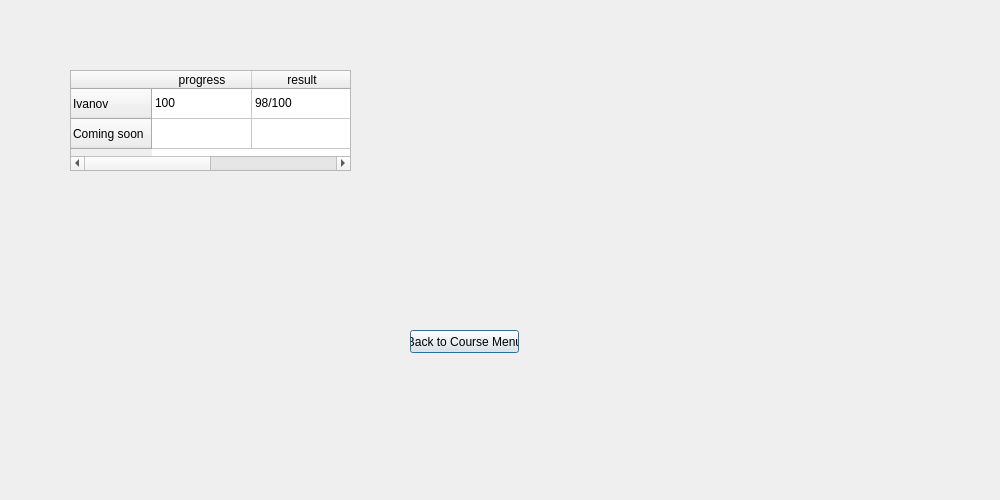
<?xml version="1.0" encoding="UTF-8"?>
<ui version="4.0">
 <class>CourseResult</class>
 <widget class="QDialog" name="CourseResult">
  <property name="geometry">
   <rect>
    <x>0</x>
    <y>0</y>
    <width>1000</width>
    <height>500</height>
   </rect>
  </property>
  <property name="windowTitle">
   <string>Dialog</string>
  </property>
  <widget class="QTableWidget" name="tableWidget">
   <property name="geometry">
    <rect>
     <x>70</x>
     <y>70</y>
     <width>281</width>
     <height>101</height>
    </rect>
   </property>
   <row>
    <property name="text">
     <string>Ivanov</string>
    </property>
   </row>
   <row>
    <property name="text">
     <string>Coming soon</string>
    </property>
   </row>
   <column>
    <property name="text">
     <string>progress</string>
    </property>
   </column>
   <column>
    <property name="text">
     <string>result</string>
    </property>
   </column>
   <item row="0" column="0">
    <property name="text">
     <string>100</string>
    </property>
   </item>
   <item row="0" column="1">
    <property name="text">
     <string>98/100</string>
    </property>
   </item>
  </widget>
  <widget class="QPushButton" name="backToCourseMenu">
   <property name="geometry">
    <rect>
     <x>410</x>
     <y>330</y>
     <width>109</width>
     <height>23</height>
    </rect>
   </property>
   <property name="text">
    <string>Back to Course Menu</string>
   </property>
  </widget>
 </widget>
 <resources/>
 <connections/>
</ui>
